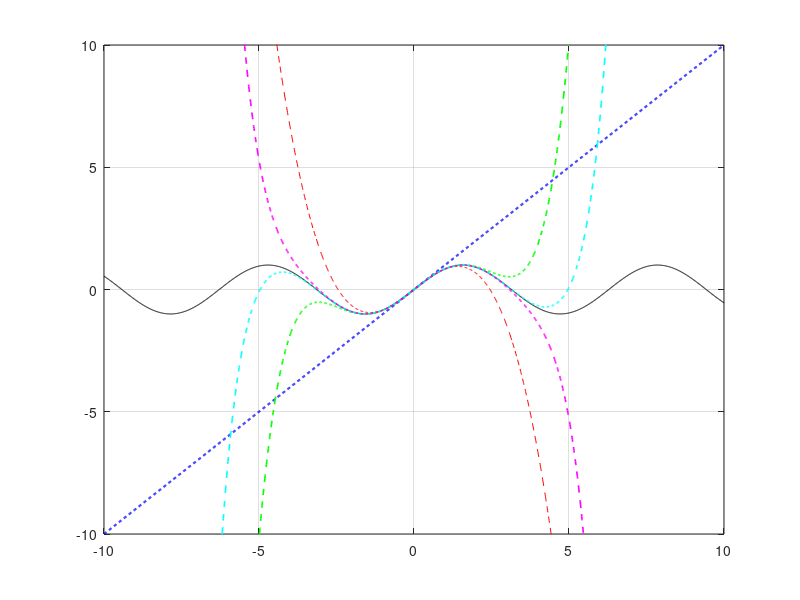

Here is the MATLAB script that generated this plot:
clear all, close all, clc %cleancommandc

t=-10:0.01:10;
y=sin(t);
plot(t,y,"k")
axis([-10 10 -10 10])

grid on, hold on


%%first order Taylor expansion

P=[1 0]; % x + 0;
yT1 = polyval(P,t);
plot(t,yT1, 'b--', 'LineWidth', 1.5)

%% III order Taylor expansion

P_III=[-1/factorial(3) 0 1 0] % -( 1/6 * x^3 ) + (0 * x^2) + (1 * x^1) + (0 * x^0)

yT3=polyval(P_III,t);
plot(t,yT3, 'r--')

%% Fifth-order Taylor expansion
P = [1/factorial(5) 0 -1/factorial(3) 0 1 0]; % -(1/3!)x^3 + x + 0;
yT5 = polyval(P,t);
plot(t,yT5,'g--','LineWidth',1.2)

%% Seventh-order Taylor expansion
P = [-1/factorial(7) 0 1/factorial(5) 0 -1/factorial(3) 0 1 0]; % -(1/3!)x^3 + x + 0;
yT7 = polyval(P,t);
plot(t,yT7,'m--','LineWidth',1.2)

%% Ninth-order Taylor expansion
P = [1/factorial(9) 0 -1/factorial(7) 0 1/factorial(5) 0 -1/factorial(3) 0 1 0]; % -(1/3!)x^3 + x + 0;
yT9 = polyval(P,t);
plot(t,yT9,'c--','LineWidth',1.2)

input("press enter to exit... ")
